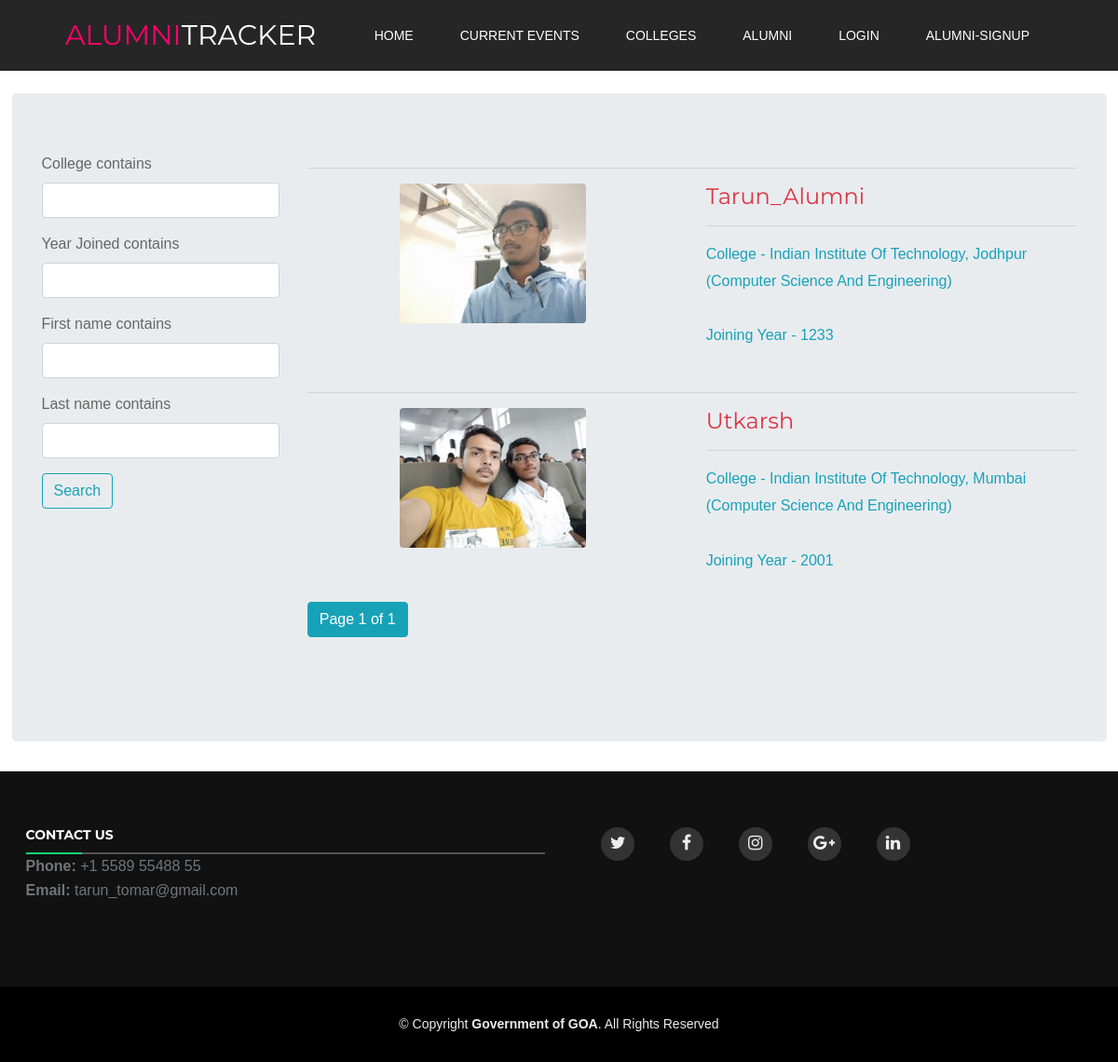
The app's page /showalumni/, older data.
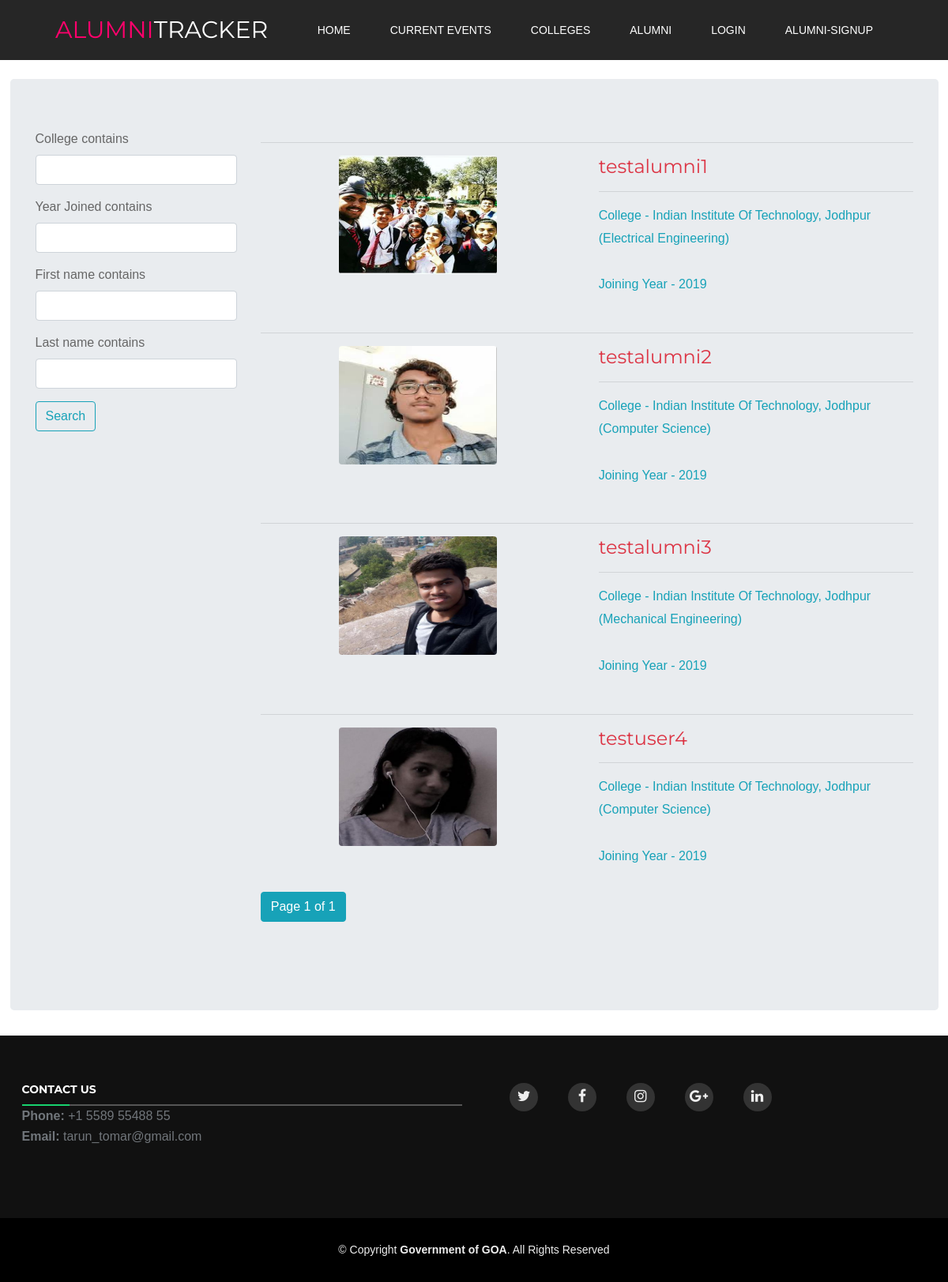
The same page, newer data.
### newApp/models.py (models this page shows, shortened)
class User(AbstractUser):
    is_college = models.BooleanField(default=False)
    College = models.CharField(
        max_length=80,
        choices=COLLEGE_CHOICES,
        default="None"
    )
    About = models.TextField(max_length=800)
    Work = models.TextField(max_length=50)
    Year_Joined = models.CharField(max_length=4)
    Branch = models.CharField(max_length=50)
    Image = models.ImageField(
        upload_to='images',
        default='default/test.png'
    )
    Verified = models.BooleanField(default=False)

### newApp/views.py (the view)
def AlumniListView(request):
    total = User.objects.filter(Verified=True).filter(is_college=False).all()
    alfilter = AlumniFilter(request.GET, queryset=total)
    template_name = 'showalumni.html'
    paginator = Paginator(alfilter.qs, 5)
    page_number = request.GET.get('page')
    try:
        page_obj = paginator.page(page_number)
    except PageNotAnInteger:
        page_obj = paginator.page(1)
    except EmptyPage:
        page_obj = paginator.page(paginator.num_pages)
    return render(request, template_name, {'filter': alfilter, 'page_obj': page_obj})

### templates/showalumni.html (shortened to what this page needs)
{% extends "base.html" %} {%load static%} {% load crispy_forms_tags %} {% load templatetags %} {% block content %}
<br>
<div class="container jumbotron">
    <div class="row">
        <div class="col-sm-3 ">
            <form method="get">
                {{ filter.form|crispy }}
                <button class="btn btn-outline-info" type="submit">Search</button>
            </form>
        </div>
        <div class="col-sm-9">
            {% for p in page_obj %}
            <hr>
            <a href="{% url 'alumni-detail' p.id %}" style="color: black">
                <div class="mx-auto  style=" width:500px">
                    <div class="row">
                        <div class="avatar mx-auto white col-sm-5">
                            <img src="{{ p.Image.url }}" style="height: 150px;width: 200px" class="rounded mx-auto d-block">
                        </div>
                        <div class="col-sm-6 ">
                            <h4 class="card-title text-danger">{{p.username}}</h4>
                            <hr>
                            <p class="text-info ">College - {{p.College}} ({{p.Branch}})</p>
                            <p class="text-info">Joining Year - {{p.Year_Joined}}</p>
                        </div>
                    </div>
                </div>
            </a>
            {%endfor%}
            <div class="pagination">
            <span>
                <span class="current btn btn-info mb-4" >
                    Page {{ page_obj.number }} of {{ page_obj.paginator.num_pages }}
                </span>
            </span>
        </div>
        </div>
    </div>
    <br>
</div>
{%endblock%}

### templates/base.html (shortened to what this page needs)
{% load static %}
<!DOCTYPE html>
<html lang="en">
<head>
    <link rel="stylesheet" href="https://stackpath.bootstrapcdn.com/bootstrap/4.4.1/css/bootstrap.min.css">
    <link href="//maxcdn.bootstrapcdn.com/font-awesome/4.3.0/css/font-awesome.min.css" rel="stylesheet">
    <link rel="stylesheet" href="https://maxcdn.bootstrapcdn.com/bootstrap/4.4.1/css/bootstrap.min.css">
    <link href="{%static 'base/lib/bootstrap/css/bootstrap.min.css'%}" rel="stylesheet">
    <link href="{% static 'base/lib/font-awesome/css/font-awesome.min.css' %}" rel="stylesheet">
    <link href="{% static 'base/lib/animate/animate.min.css'%}" rel="stylesheet">
    <link href="{% static 'base/lib/ionicons/css/ionicons.min.css' %}" rel="stylesheet">
    <link href="{% static 'base/lib/owlcarousel/assets/owl.carousel.min.css'%}" rel="stylesheet">
    <link href="{% static 'base/css/style.css'%}" rel="stylesheet">
    <link href="{% static 'base/header/css/style.css' %}" rel="stylesheet" type="text/css" />
</head>
<body>
    <header class="header-section" style="margin-bottom: 76px">
        <nav class="navbar navbar-expand-md navbar-dark bg-dark site-navbar fixed-top">
            <a class="navbar-brand site-logo" href="{% url 'home' %}">
                <h2><span>Alumni</span>Tracker</h2>
            </a>
            <div class="collapse navbar-collapse" id="collapsibleNavId">
                <ul class="navbar-nav ml-auto mt-2 mt-lg-0">
                    <li class="nav-item">
                        <a class="nav-link" href="{% url 'home' %}">Home <span class="sr-only">(current)</span></a>
                    </li>
                    <li class="nav-item">
                        <a class="nav-link" href="#">Current Events</a>
                    </li>
                    <li class="nav-item">
                        <a class="nav-link" href="{% url 'show-college' %}">Colleges</a>
                    </li>
                    <li class="nav-item">
                        <a class="nav-link" href="{% url 'show-alumni' %}">Alumni</a>
                    </li>
                    {% if request.user.is_authenticated %}
                    <li class="nav-item">
                        <a class="nav-link" href="{% url 'logout' %}">Logout</a>
                    </li>
                    <li class="nav-item">
                        <a class="nav-link" href="#">Alumni Connect Chat</a>
                    </li>
                    {%if not request.user.is_college %}
                    <li class="nav-item">
                        <a class="nav-link" href="{% url 'alumni-profile' request.user.id%}">Profile</a>
                    </li>
                    {%elif request.user.is_college %}
                    <li class="nav-item">
                        <a class="nav-link" href="{% url 'pending-query' %}">Pending Queries</a>
                    </li>
                    <li class="nav-item">
                        <a class="nav-link" href="{% url 'college-profile' request.user.id %}">Profile</a>
                    </li>
                    {%endif%}
                    {% else %}
                    <li class="nav-item">
                        <a class="nav-link" href="{% url 'login' %}">Login</a>
                    </li>
                    <li class="nav-item">
                        <a class="nav-link" href="{% url 'alumni_signup' %}">Alumni-Signup</a>
                    </li>
                    {% endif %}
                </ul>
            </div>
        </nav>
    </header>
    {% block content %}
    {% endblock %}
    <footer id="footer">
        <div class="footer-top">
            <div class="container">
                <div class="row">
                    <div class="col-sm-6 footer-contact">
                        <h4>Contact Us</h4>
                        <p>
                            <strong>Phone:</strong> +1 5589 55488 55<br>
                            <strong>Email:</strong> tarun_tomar@gmail.com<br>
                        </p>
                        </div>
                        <div class="social-links col-sm-6 ">
                            <a href="#" class="twitter"><i class="fa fa-twitter"></i></a>
                            <a href="#" class="facebook"><i class="fa fa-facebook"></i></a>
                            <a href="#" class="instagram"><i class="fa fa-instagram"></i></a>
                            <a href="#" class="google-plus"><i class="fa fa-google-plus"></i></a>
                            <a href="#" class="linkedin"><i class="fa fa-linkedin"></i></a>
                        </div>
                </div>
            </div>
        </div>
        <div class="container">
            <div class="copyright">
                &copy; Copyright <strong>Government of GOA</strong>. All Rights Reserved
            </div>
        </div>
    </footer>
</body>
</html>

### static/base/css/style.css (style rules this page uses)
body { background: #fff; color: #666666; font-family: "Open Sans", sans-serif; }
a { color: #18d26e; transition: 0.5s; }
p { padding: 0; margin: 0 0 30px 0; }
h1, h2, h3, h4, h5, h6 { font-family: "Montserrat", sans-serif; font-weight: 400; margin: 0 0 20px 0; padding: 0; }
#footer { background: #000; padding: 0 0 30px 0; color: #eee; font-size: 14px; }
#footer .footer-top { background: #111; padding: 60px 0 30px 0; }
#footer .footer-top .social-links a { font-size: 18px; display: inline-block; background: #333; color: #eee; line-height: 1; padding: 8px 0; margin-right: 4px; border-radius: 50%; text-align: center; width: 36px; height: 36px; transition: 0.3s; }
#footer .footer-top h4 { font-size: 14px; font-weight: bold; color: #fff; text-transform: uppercase; position: relative; padding-bottom: 12px; }
#footer .footer-top h4::before, #footer .footer-top h4::after { content: ''; position: absolute; left: 0; bottom: 0; height: 2px; }
#footer .footer-top h4::before { right: 0; background: #555; }
#footer .footer-top h4::after { background: #18d26e; width: 60px; }
#footer .footer-top .footer-contact { margin-bottom: 30px; }
#footer .footer-top .footer-contact p { line-height: 26px; }
#footer .copyright { text-align: center; padding-top: 30px; }

### static/base/header/css/style.css (style rules this page uses)
html, body { height: 100%; font-family: "Helvetica 65 Medium", sans-serif; -webkit-font-smoothing: antialiased; font-smoothing: antialiased; }
h1, h2, h3, h4, h5, h6 { margin: 0; color: #081624; }
h2 { font-size: 36px; }
h4 { font-size: 24px; }
p { font-size: 16px; color: #71767b; line-height: 1.8; font-family: "Helvetica 45 Light", sans-serif; }
img { max-width: 100%; }
ul, ol { padding: 0; margin: 0; }
.site-navbar { padding: 15px 70px; }
.site-navbar.bg-dark { background-color: #262626 !important; }
.site-logo h2 { font-size: 30px; color: #fff; text-transform: uppercase; font-weight: 400; }
.site-logo h2 span { color: #ff006c; }
.site-navbar.navbar-dark .navbar-nav .nav-link { color: #fff; font-weight: 400; font-size: 14px; text-transform: uppercase; padding-right: 25px; padding-left: 25px; }
.social-links a { color: #fff; margin-left: 30px; -webkit-transition: all 0.3s; transition: all 0.3s; }
.copyright { padding-top: 80px; text-align: center; }
@media (min-width: 1200px) { .container { max-width: 1175px; } }

Row changes from the older to the newer data that the page shows:
removed User: Image (picture), username "Tarun_Alumni", College "Indian Institute Of Technology, Jodhpur", Branch "Computer Science And Engineering", Year_Joined "1233"
removed User: Image (picture), username "Utkarsh", College "Indian Institute Of Technology, Mumbai", Branch "Computer Science And Engineering", Year_Joined "2001"
added User: Image (picture), username "testalumni1", College "Indian Institute Of Technology, Jodhpur", Branch "Electrical Engineering", Year_Joined "2019"
added User: Image (picture), username "testalumni2", College "Indian Institute Of Technology, Jodhpur", Branch "Computer Science", Year_Joined "2019"
added User: Image (picture), username "testalumni3", College "Indian Institute Of Technology, Jodhpur", Branch "Mechanical Engineering", Year_Joined "2019"
added User: Image (picture), username "testuser4", College "Indian Institute Of Technology, Jodhpur", Branch "Computer Science", Year_Joined "2019"
